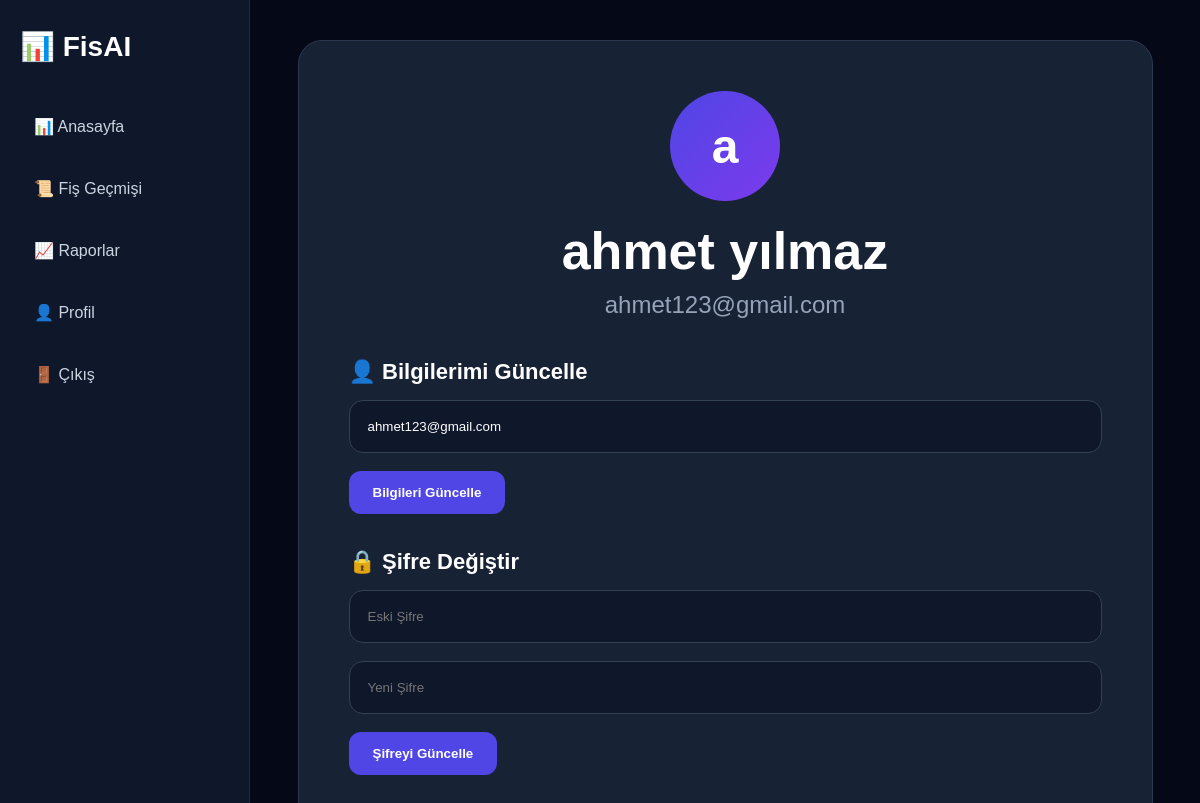
Screenshot of /uye_profil (signed in) with the database file from the repository.
### tables this page shows
CREATE TABLE users (

    id INTEGER PRIMARY KEY AUTOINCREMENT,
    ad TEXT NOT NULL,
    email TEXT UNIQUE NOT NULL,
    sifre TEXT NOT NULL

);

### app.py (the view)
@app.route("/uye_profil")
def uye_profil():
    user_id = session.get("user_id")
    if not user_id:
        return redirect("/login")
    conn = sqlite3.connect("fisler.db")
    cursor = conn.cursor()
    cursor.execute("""
        SELECT ad, email
        FROM users
        WHERE id=?
    """, (user_id,))
    user = cursor.fetchone()
    conn.close()
    if user is None:
        return redirect("/dashboard")
    return render_template(
        "uye_profil.html",
        user={
            "name": user[0],
            "email": user[1]
        }
    )

### templates/uye_profil.html (shortened to what this page needs)
<head>
    <link rel="stylesheet" href="{{ url_for('static', filename='css/style.css') }}">
</head>
<div class="layout">
    <div class="sidebar">
        <div class="logo">
            📊 FisAI
        </div>
        <div class="menu">
            <a href="/dashboard">📊 Anasayfa</a>
            <a href="/receipts">📜 Fiş Geçmişi</a>
            <a href="/reports">📈 Raporlar</a>
            <a href="/uye_profil" class="active">👤 Profil</a>
            <a href="/logout">🚪 Çıkış</a>
        </div>
    </div>
    <div class="main-content">
        <div class="dashboard-container">
            <div class="profile-card">
                <div class="avatar">
                    {{ user.name[:1] }}
                </div>
                <h2>{{ user.name }}</h2>
                <p class="mail">
                    {{ user.email }}
                </p>
                <form method="POST" action="{{ url_for('profil_guncelle') }}">
                    <h3>👤 Bilgilerimi Güncelle</h3>
                    <input
                        type="email"
                        name="email"
                        value="{{ user.email }}"
                        placeholder="E-posta"
                        required>
                    <button class="btn" type="submit">
                        Bilgileri Güncelle
                    </button>
                </form>
                <form method="POST" action="{{ url_for('sifre_degistir') }}">
                    <h3>🔒 Şifre Değiştir</h3>
                    <input
                        type="password"
                        name="old_password"
                        placeholder="Eski Şifre"
                        required>
                    <input
                        type="password"
                        name="new_password"
                        placeholder="Yeni Şifre"
                        required>
                    <button class="btn" type="submit">
                        Şifreyi Güncelle
                    </button>
                </form>
            </div>
        </div>
    </div>
</div>

### static/css/style.css (style rules this page uses)
* { margin:0; padding:0; box-sizing:border-box; }
.btn, .primary-btn { background:#4f46e5; color:white; padding:14px 24px; border:none; border-radius:12px; text-decoration:none; cursor:pointer; font-weight:600; transition:.3s; }
.logo { font-size:34px; font-weight:700; color:white; }
.dashboard-container { width:90%; max-width:1400px; margin:40px auto; }
.layout { display:flex; min-height:100vh; }
.sidebar { width:250px; background:#0f172a; border-right:1px solid rgba(255,255,255,.08); padding:30px 20px; position:fixed; left:0; top:0; bottom:0; }
.logo { color:white; font-size:28px; font-weight:700; margin-bottom:40px; }
.menu { display:flex; flex-direction:column; gap:15px; }
.menu a { color:#cbd5e1; text-decoration:none; padding:14px; border-radius:12px; transition:.3s; }
.main-content { margin-left:250px; width:100%; }
.profile-card { max-width:900px; margin:40px auto; background:#182235; border:1px solid #2b3850; border-radius:24px; padding:50px; }
.avatar { width:110px; height:110px; border-radius:50%; background:linear-gradient(135deg,#4f46e5,#7c3aed); display:flex; align-items:center; justify-content:center; color:white; font-size:48px; font-weight:700; margin:0 auto 20px; }
.profile-card h2 { text-align:center; color:white; font-size:52px; margin-bottom:10px; }
.mail { text-align:center; color:#94a3b8; margin-bottom:40px; font-size:24px; }
.profile-card h3 { color:white; margin:35px 0 15px; font-size:22px; }
.profile-card input { width:100%; padding:18px; background:#0f172a; border:1px solid #334155; border-radius:14px; color:white; margin-bottom:18px; }

### rows the page displays
users: ad "a", name "ahmet yılmaz", email "ahmet123@gmail.com"
